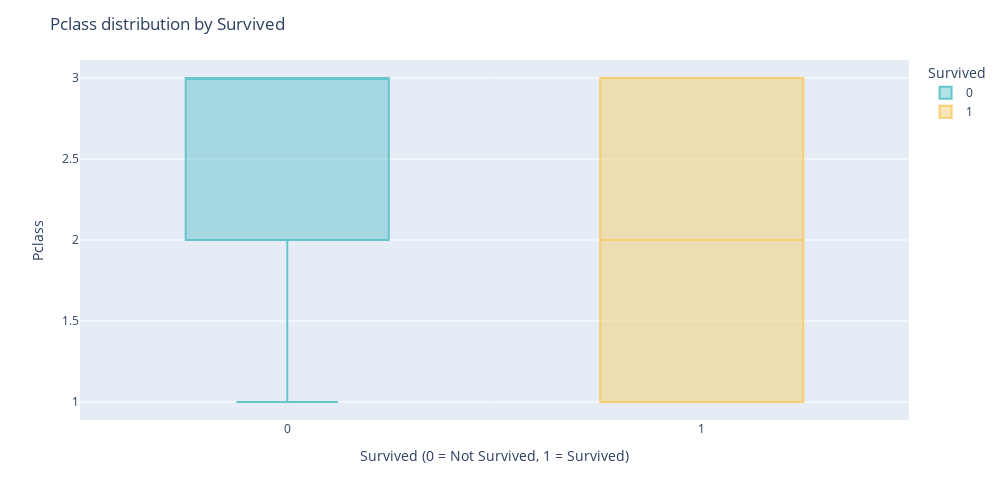

Notebook code for this chart:
### Code cell
fig = px.box(df,x="Survived",y="Pclass",color="Survived", color_discrete_sequence=px.colors.qualitative.Pastel)
fig.update_layout(title="Pclass distribution by Survived",xaxis_title="Survived (0 = Not Survived, 1 = Survived)",yaxis_title="Pclass",width=1000,height=500)
fig.show()

### Figure 1 — Plotly figure (JSON) as saved in the notebook; plotly's stock layout.template omitted (floating-point values rounded to 4 significant figures; data arrays with more than 128 entries replaced by an {"elided": "..."} marker saying what was removed)
{"data": [{"alignmentgroup": "True", "hovertemplate": "Survived=%{x}<br>Pclass=%{y}<extra></extra>", "legendgroup": "0", "marker": {"color": "rgb(102, 197, 204)"}, "name": "0", "notched": false, "offsetgroup": "0", "orientation": "v", "showlegend": true, "type": "box", "x": {"elided": "549 int values"}, "x0": " ", "xaxis": "x", "y": {"elided": "549 int values"}, "y0": " ", "yaxis": "y"}, {"alignmentgroup": "True", "hovertemplate": "Survived=%{x}<br>Pclass=%{y}<extra></extra>", "legendgroup": "1", "marker": {"color": "rgb(246, 207, 113)"}, "name": "1", "notched": false, "offsetgroup": "1", "orientation": "v", "showlegend": true, "type": "box", "x": {"elided": "342 int values"}, "x0": " ", "xaxis": "x", "y": {"elided": "342 int values"}, "y0": " ", "yaxis": "y"}], "layout": {"boxmode": "overlay", "height": 500, "legend": {"title": {"text": "Survived"}, "tracegroupgap": 0}, "margin": {"t": 60}, "title": {"text": "Pclass distribution by Survived"}, "width": 1000, "xaxis": {"anchor": "y", "categoryarray": [0, 1], "categoryorder": "array", "domain": [0, 1], "title": {"text": "Survived (0 = Not Survived, 1 = Survived)"}}, "yaxis": {"anchor": "x", "domain": [0, 1], "title": {"text": "Pclass"}}}}
